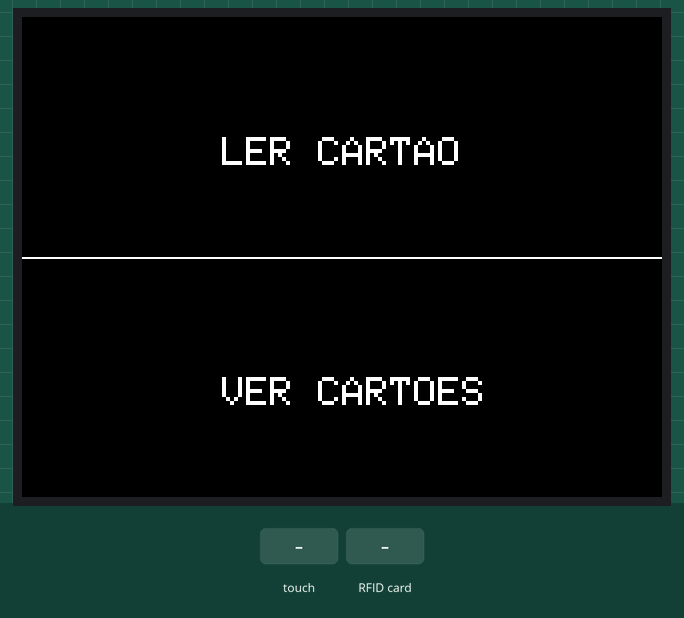
The sketch below on a simulated ESP32-S3. On the bench: 320×240 colour display. Inputs (shaded band) come from the test bench. Storage starts empty; what the sketch prints to the serial monitor is not drawn.

Above: at 1.5 s.
1.6 s: screen touched at 13 % across, 10 % down
At 2.1 s:
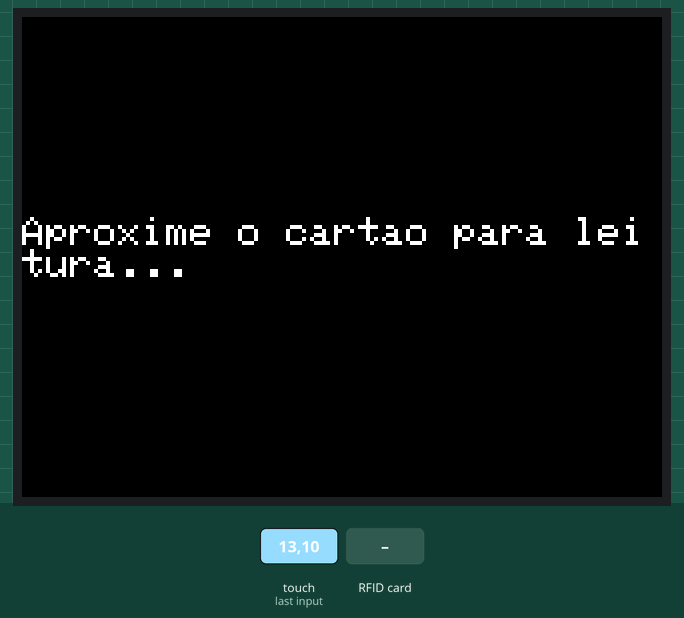
3.2 s: RFID card 5E 7A 19 C4 held to the reader
At 3.7 s:
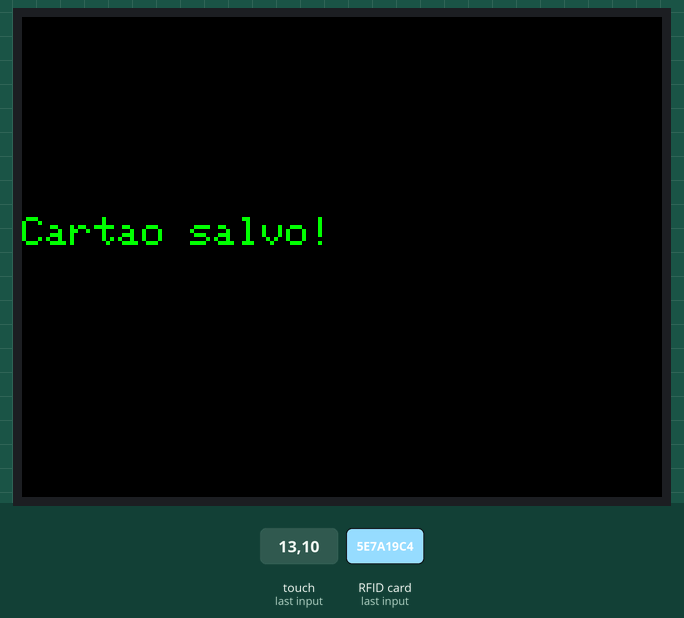
At 6.0 s:
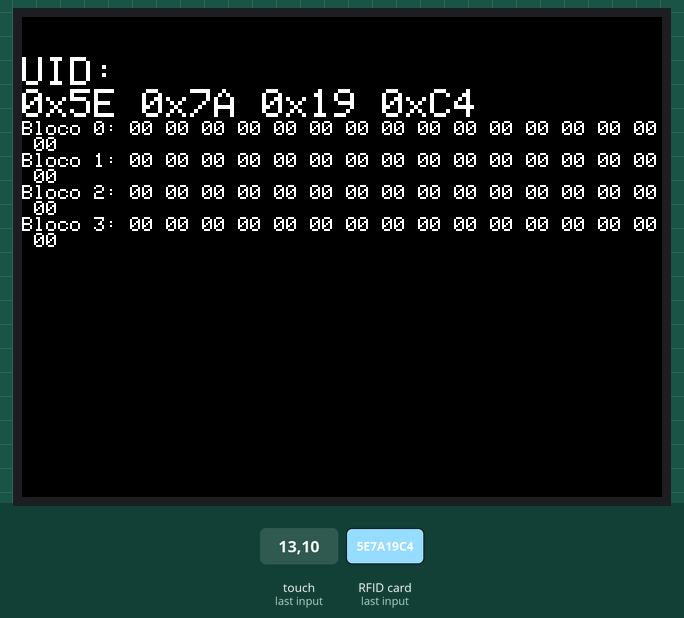
Timing chart, 0 to 7.5 s (numbered marks = the images above; inputs shaded):
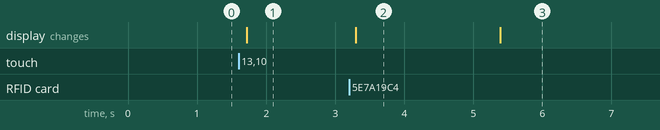

Measured:
- after the input at 1.6 s, the display: changes after 0.12 s (image 1)
- after the input at 3.2 s, the display: changes after 0.10 s (image 2)
- what the display in image 2 shows lasts 2.1 s, from 3.3 s to 5.4 s

The sketch:

GrANANFC.ino
```cpp
#include <Wire.h>
#include <Adafruit_PN532.h>
#include "FS.h"
#include "FFat.h" // FATFS no ESP32
#include <TFT_eSPI.h> // Biblioteca para o display TFT
#include "freertos/FreeRTOS.h"
#include "freertos/task.h"

// Definindo os pinos I2C para o ESP32-S3
#define SDA_PIN 21
#define SCL_PIN 47

// Definindo o endereço do PN532 (padrão para I2C)
#define PN532_I2C_ADDRESS (0x24)

// Criando o objeto PN532
Adafruit_PN532 nfc(SDA_PIN, SCL_PIN);

// Criando o objeto TFT com suporte a toque
TFT_eSPI tft = TFT_eSPI(); // Inicializa com pinos padrão da configuração do TFT_eSPI

// Arquivo de armazenamento FATFS para UIDs
const char* filePath = "/nfc_uids.txt";

// Variáveis para armazenar os dados do cartão NFC
uint8_t uid[7]; // Máximo de 7 bytes para o UID
uint8_t uidLength;

// Variáveis para toque
uint16_t x = 0, y = 0; // Coordenadas de toque brutas

// Estados do sistema
enum State {
  HOME_SCREEN,
  READ_CARD,
  VIEW_CARDS
};

State currentState = HOME_SCREEN;

// Variável para rastrear o tempo de entrada no estado
unsigned long stateStartTime = 0;

// Declaração das funções
bool uidExists(uint8_t *uid, uint8_t uidLength); // Corrigido
void saveCardToFile(uint8_t *uid, uint8_t uidLength); // Corrigido
void listSavedUIDs();
void showHomeScreen();
void readCard();
void displayCardData();
void touchTask(void *pvParameters);

// Task handles for FreeRTOS tasks
TaskHandle_t touchTaskHandle;

// Inicializa o FATFS
bool initFATFS() {
  if (!FFat.begin()) {
    Serial.println("Erro ao montar FFat. Tentando formatar...");
    if (!FFat.format()) {
      return false;
    }
    if (!FFat.begin()) {
      Serial.println("Erro ao inicializar FATFS após formatação.");
      return false;
    }
  }
  Serial.println("FATFS inicializado com sucesso.");
  return true;
}

// Função para verificar se o UID já existe no arquivo
bool uidExists(uint8_t *uid, uint8_t uidLength) { // Corrigida
  File file = FFat.open(filePath, FILE_READ);
  if (!file) {
    return false;
  }

  String uidStr = "";
  for (uint8_t i = 0; i < uidLength; i++) {
    uidStr += String(uid[i], HEX);
  }

  while (file.available()) {
    String line = file.readStringUntil('\n');
    if (line.indexOf(uidStr) != -1) {
      file.close();
      return true; // UID já existe
    }
  }
  file.close();
  return false;
}

// Função para salvar o UID no arquivo
void saveCardToFile(uint8_t *uid, uint8_t uidLength) { // Corrigida
  File file = FFat.open(filePath, FILE_APPEND);
  if (file) {
    for (uint8_t i = 0; i < uidLength; i++) {
      file.printf("%02X", uid[i]);
    }
    file.println();
    file.close();
    Serial.println("UID salvo com sucesso.");
  } else {
    Serial.println("Erro ao abrir o arquivo.");
  }
}
// Função para leitura de um cartão NFC
void readCard() {
  tft.fillScreen(TFT_BLACK);
  tft.setCursor(0, 100);
  tft.setTextColor(TFT_WHITE);
  tft.setTextSize(2);
  tft.println("Aproxime o cartao para leitura...");

  unsigned long startTime = millis();
  bool cardDetected = false;

  while (millis() - startTime < 10000) { // Espera por 10 segundos
    if (nfc.readPassiveTargetID(PN532_MIFARE_ISO14443A, uid, &uidLength)) {
      cardDetected = true;
      Serial.println("Cartão NFC detectado!");

      if (uidExists(uid, uidLength)) { // Chamada corrigida
        tft.fillScreen(TFT_BLACK);
        tft.setCursor(0, 100);
        tft.setTextColor(TFT_RED);
        tft.setTextSize(2);
        tft.println("Cartao ja existe!");
        delay(2000); // Mostra os dados por 2 segundos

        Serial.println("Cartão já existe.");
      } else {
        saveCardToFile(uid, uidLength); // Chamada corrigida

        tft.fillScreen(TFT_BLACK);
        tft.setCursor(0, 100);
        tft.setTextColor(TFT_GREEN);
        tft.setTextSize(2);
        tft.println("Cartao salvo!");
        delay(2000); // Mostra os dados por 2 segundos

        Serial.println("Cartão salvo com sucesso.");
      }

      displayCardData();
      delay(5000); // Mostra os dados por 5 segundos antes de voltar à tela inicial
      break;
    }
  }

  if (!cardDetected) {
    Serial.println("Nenhum cartão detectado. Voltando para a tela inicial.");
  }

  // Após a leitura, sempre volta para a tela inicial
  currentState = HOME_SCREEN;
  showHomeScreen();
}

// Função para listar UIDs salvos e retornar à tela inicial após 10 segundos
void listSavedUIDs() {
  tft.fillScreen(TFT_BLACK); // Limpa a tela
  tft.setCursor(0, 0); // Começa a escrever no topo
  tft.setTextColor(TFT_WHITE);
  tft.setTextSize(2);
  tft.println("Cartoes Salvos:");

  File file = FFat.open(filePath, FILE_READ);
  if (!file) {
    Serial.println("Erro ao abrir o arquivo para leitura.");
    tft.setCursor(0, 60);
    tft.setTextSize(2);
    tft.setTextColor(TFT_RED);
    tft.println("Erro ao ler arquivo!");
    delay(3000); // Mostra a mensagem de erro por 3 segundos antes de voltar à tela inicial
    showHomeScreen();
    return;
  }

  int y = 40; // Posição inicial para os UIDs
  int index = 0; // Índice de controle

  Serial.println("UIDs gravados:");
  while (file.available() && index < 10) { // Mostrar até 10 UIDs na tela
    String line = file.readStringUntil('\n');
    Serial.println(line);

    tft.setCursor(0, y);
    tft.setTextSize(2);
    tft.setTextColor(TFT_WHITE);
    tft.println(line);

    y += 20; // Espaço vertical entre os UIDs
    index++;
  }

  file.close();

  // Exibe os cartões salvos por 10 segundos e volta para a tela inicial
  delay(10000); // Aguarda 10 segundos
  currentState = HOME_SCREEN; // Atualiza o estado para HOME_SCREEN
  showHomeScreen(); // Volta para a tela inicial após o tempo
}

// Função que controla o toque, dividindo a tela em duas partes
void touchTask(void *pvParameters) {
  while (true) {
    if (tft.getTouch(&x, &y)) {
      Serial.print("Toque detectado nas coordenadas: x = ");
      Serial.print(x);
      Serial.print(", y = ");
      Serial.println(y);

      if (currentState == HOME_SCREEN) {
        // Dividir a tela: metade superior (0 a tft.height() / 2) e inferior (tft.height() / 2 a tft.height())
        if (y < tft.height() / 2) {
          Serial.println("Área superior tocada: LER CARTÃO");
          currentState = READ_CARD;
          readCard();
        } else {
          Serial.println("Área inferior tocada: VER CARTÕES");
          currentState = VIEW_CARDS;
          listSavedUIDs();
        }
      }
    }
    vTaskDelay(100 / portTICK_PERIOD_MS); // Pequeno atraso para evitar múltiplos toques
  }
}

// Função para exibir dados do cartão
void displayCardData() {
  uint8_t blockData[16]; // Um bloco MIFARE clássico tem 16 bytes

  tft.fillScreen(TFT_BLACK);
  tft.setCursor(0, 20);
  tft.setTextColor(TFT_WHITE);
  tft.setTextSize(2);
  tft.println("UID:");

  // Exibe o UID do cartão
  tft.setTextSize(2);
  for (uint8_t i = 0; i < uidLength; i++) {
    tft.printf("0x%02X ", uid[i]);
  }
  tft.println();

  // Tenta ler os blocos de dados
  for (uint8_t block = 0; block < 4; block++) { // Tentativa de ler 4 blocos (0 a 3)
    if (nfc.mifareclassic_ReadDataBlock(block, blockData)) {
      tft.setTextSize(1);
      tft.printf("Bloco %d: ", block);
      for (uint8_t i = 0; i < 16; i++) {
        tft.printf("%02X ", blockData[i]);
      }
      tft.println();
    } else {
      tft.setTextColor(TFT_RED);
      tft.printf("Erro ao ler o bloco %d\n", block);
    }
  }
}

// Função para exibir a tela inicial com a linha divisória e os textos
void showHomeScreen() {
  // Limpa a tela
  tft.fillScreen(TFT_BLACK);

  // Desenha a linha divisória no meio da tela
  tft.drawLine(0, tft.height() / 2, tft.width(), tft.height() / 2, TFT_WHITE);

  // Define a cor e o tamanho do texto
  tft.setTextColor(TFT_WHITE);
  tft.setTextSize(2);

  // Exibe "LER CARTÃO" na metade superior
  tft.setCursor(tft.width() / 2 - 60, tft.height() / 4); // Ajusta a posição horizontal e vertical
  tft.println("LER CARTAO");

  // Exibe "VER CARTÕES" na metade inferior
  tft.setCursor(tft.width() / 2 - 60, (tft.height() / 2) + (tft.height() / 4)); // Ajusta a posição
  tft.println("VER CARTOES");
}


void setup(void) {
  Serial.begin(115200);
  Wire.begin(SDA_PIN, SCL_PIN); // Inicializa o I2C

  // Inicializando o display TFT
  tft.init();
  tft.setRotation(3); // Modo paisagem
  tft.fillScreen(TFT_BLACK); // Limpa a tela
  tft.setTextColor(TFT_WHITE, TFT_BLACK); // Texto branco com fundo preto
  tft.setTextSize(2);
  tft.setCursor(0, 0);
  tft.println("Iniciando...");

  // Inicializando FATFS
  if (!initFATFS()) {
    Serial.println("Falha ao inicializar FATFS. Verifique as conexões.");
    while (1);
  }

  // Inicializando o PN532
  Serial.println("Iniciando o PN532...");
  if (!nfc.begin()) {
    Serial.println("Erro ao inicializar o PN532. Verifique as conexões.");
    while (1);
  }

  uint32_t versiondata = nfc.getFirmwareVersion();
  if (!versiondata) {
    Serial.println("Erro ao encontrar o PN532.");
    while (1);
  }

  Serial.print("Firmware do PN532 encontrado: ");
  Serial.print((versiondata >> 24) & 0xFF, HEX);
  Serial.print(".");
  Serial.print((versiondata >> 16) & 0xFF, HEX);
  Serial.print(".");
  Serial.print((versiondata >> 8) & 0xFF, HEX);
  Serial.println((versiondata & 0xFF, HEX));

  // Inicializa o PN532 como leitor NFC
  nfc.SAMConfig();
  Serial.println("PN532 pronto para ler e gravar tags NFC.");

  showHomeScreen(); // Exibe a tela inicial

  // Criar a tarefa de toque
  xTaskCreate(touchTask, "Touch Task", 4096, NULL, 1, &touchTaskHandle);
}

void loop(void) {
  // O loop principal permanece vazio
}
```
